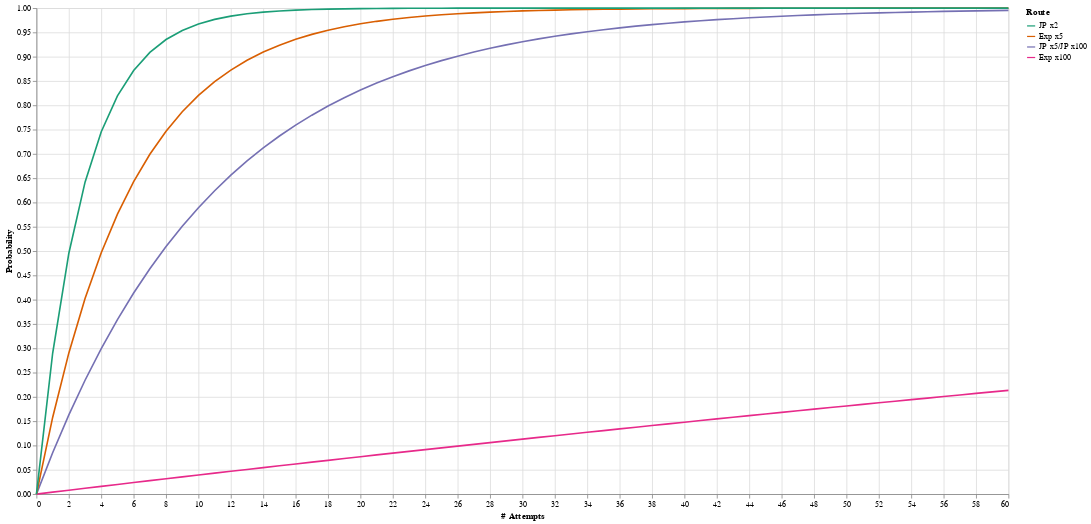

Notebook source saved alongside this figure:
### Code cell
VegaLite({
  "$schema": "https://vega.github.io/schema/vega-lite/v4.json",
  "width": 1200,
  "height": 600,
  "padding": 5,
  "data": {
    "values": data
  },
  "mark": "line",
  "encoding": {
    "x": {"field": "# Attempts", "type": "quantitative"},
    "y": {"field": "Probability", "type": "quantitative"},
    "color": {"field": 'Route', "sort": reversed(routes), "scale": {"scheme": "dark2"}},
  }
})

### Figure 1 — Vega-Lite specification as saved in the notebook (floating-point values rounded to 4 significant figures; data arrays with more than 128 entries replaced by an {"elided": "..."} marker saying what was removed)
{"$schema": "https://vega.github.io/schema/vega-lite/v4.json", "data": {"values": {"elided": "244 records"}}, "encoding": {"color": {"field": "Route", "scale": {"scheme": "dark2"}, "sort": ["JP x2", "Exp x5", "JP x5/JP x100", "Exp x100"]}, "x": {"field": "# Attempts", "type": "quantitative"}, "y": {"field": "Probability", "type": "quantitative"}}, "height": 600, "mark": "line", "padding": 5, "width": 1200}
